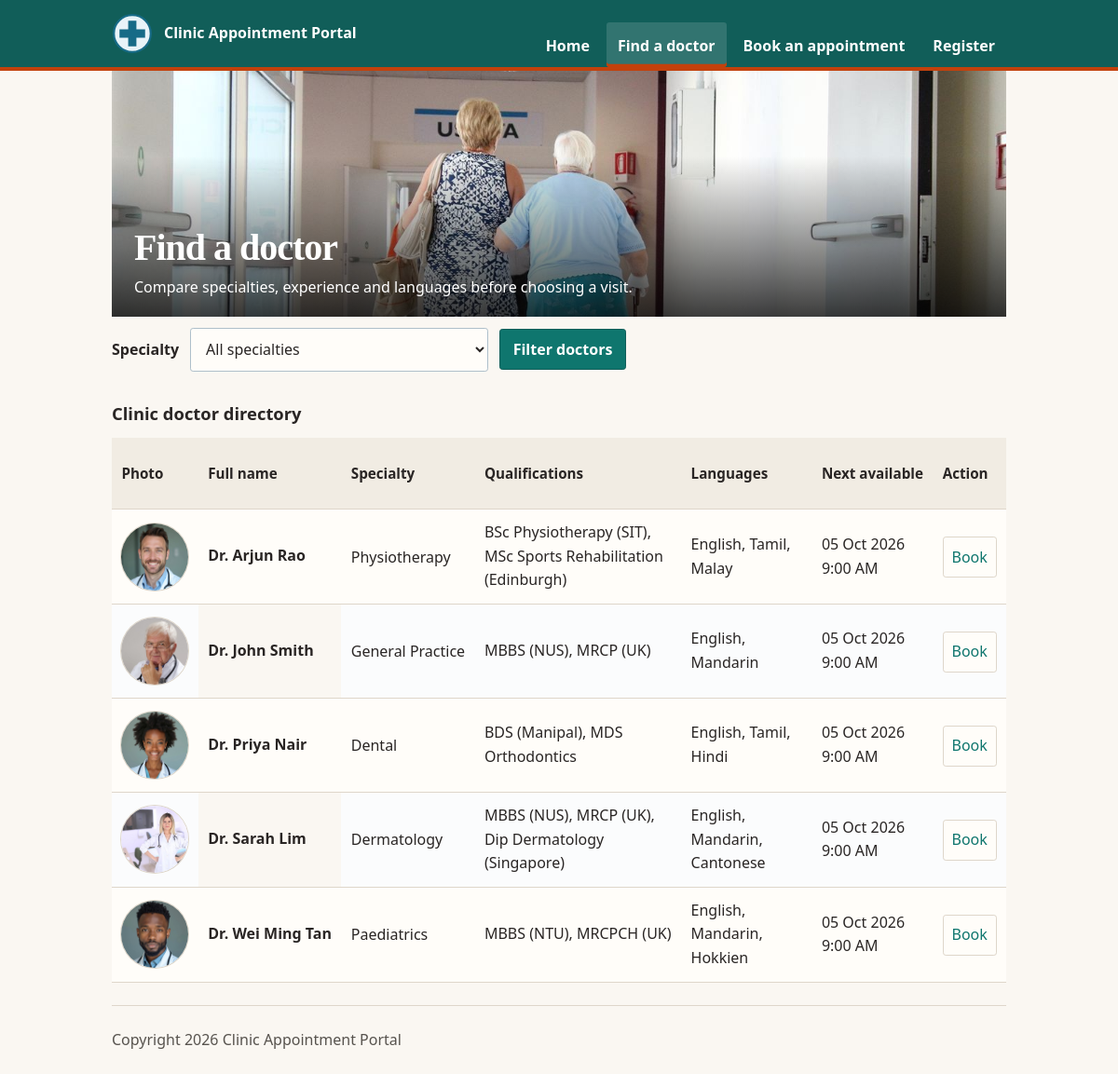
Page /clinic-base/doctors.php on the committed database.
### tables this page shows
CREATE TABLE `doctor` (
  `DoctorID` INT NOT NULL AUTO_INCREMENT,
  `FullName` VARCHAR(100) NOT NULL,
  `User` VARCHAR(100) NOT NULL,
  `HashPass` VARCHAR(255) NOT NULL,
  `Email` VARCHAR(100) NOT NULL,
  `Specialty` VARCHAR(80) DEFAULT NULL,
  `Qualifications` VARCHAR(255) DEFAULT NULL,
  `Languages` VARCHAR(120) DEFAULT NULL,
  `WriteUp` MEDIUMTEXT DEFAULT NULL,
  `ImageURL` VARCHAR(255) DEFAULT NULL,
  PRIMARY KEY (`DoctorID`),
  UNIQUE KEY `uq_doctor_user` (`User`),
  UNIQUE KEY `uq_doctor_email` (`Email`)
);

### clinic-base/lib/helpers.php (called while the page is built, shortened)
<?php
function e(mixed $s): string
{
    return htmlspecialchars($s ?? '', ENT_QUOTES, 'UTF-8');
}
function base_path(): string
{
    static $base = null;
    if ($base !== null) {
        return $base;
    }
    $base = '';
    $script = str_replace('\\', '/', (string) ($_SERVER['SCRIPT_NAME'] ?? ''));
    $file = realpath((string) ($_SERVER['SCRIPT_FILENAME'] ?? ''));
    $root = realpath(dirname(__DIR__));
    $inApp = str_replace('\\', '/', substr($file, strlen($root)));
    if ($inApp !== '' && strcasecmp(substr($script, -strlen($inApp)), $inApp) === 0) {
        $base = rtrim(substr($script, 0, -strlen($inApp)), '/');
    }
    return $base;
}
function url(string $path): string
{
    return base_path() . $path;
}
function app_request_uri(): string
{
    $uri = (string) ($_SERVER['REQUEST_URI'] ?? '/');
    $base = base_path();
    if ($base !== '' && strncasecmp($uri, $base, strlen($base)) === 0) {
        $uri = substr($uri, strlen($base));
    }
    return $uri === '' ? '/' : $uri;
}
function fmt_date(?string $value): string
{
    $timestamp = strtotime($value);
    return $timestamp === false ? '' : date('d M Y', $timestamp);
}
function fmt_time(?string $value): string
{
    $timestamp = strtotime($value);
    return $timestamp === false ? '' : date('g:i A', $timestamp);
}

### clinic-base/lib/db.php (called while the page is built, shortened)
<?php
function db(): PDO
{
    static $connection;
    if (!$connection instanceof PDO) {
        $dsn = 'mysql:host=' . DB_HOST
            . ';dbname=' . DB_NAME
            . ';charset=utf8mb4';
        $connection = new PDO($dsn, DB_USER, DB_PASS, [
            PDO::ATTR_ERRMODE => PDO::ERRMODE_EXCEPTION,
            PDO::ATTR_DEFAULT_FETCH_MODE => PDO::FETCH_ASSOC,
            PDO::ATTR_EMULATE_PREPARES => false,
            PDO::MYSQL_ATTR_INIT_COMMAND => "SET time_zone = '" . (new DateTimeImmutable())->format('P') . "'",
        ]);
    }
    return $connection;
}
function q(string $sql, array $params = []): PDOStatement
{
    $statement = db()->prepare($sql);
    $statement->execute($params);
    return $statement;
}
function q_all(string $sql, array $params = []): array
{
    return q($sql, $params)->fetchAll();
}

### clinic-base/models/doctors.php (called while the page is built, shortened)
<?php
require_once dirname(__DIR__) . DIRECTORY_SEPARATOR . 'lib' . DIRECTORY_SEPARATOR . 'db.php';
function all_doctors(?string $specialty = null): array
{
    $sql = 'SELECT `DoctorID`, `FullName`, `Specialty`, `Qualifications`, `Languages`, `WriteUp`, `ImageURL`
                , (SELECT MIN(`SlotDateTime`)
                   FROM `slots`
                   WHERE `slots`.`DoctorID` = `doctor`.`DoctorID`
                     AND `slots`.`Status` = \'Available\'
                     AND `slots`.`SlotDateTime` >= NOW()) AS `NextAvailable`
            FROM `doctor`';
    $params = [];
    $sql .= ' ORDER BY `FullName`';
    return q_all($sql, $params);
}
function all_specialties(): array
{
    return q_all(
        'SELECT DISTINCT `Specialty`
         FROM `doctor`
         WHERE `Specialty` IS NOT NULL
         ORDER BY `Specialty`'
    );
}

### clinic-base/doctors.php (the view, shortened to what this page needs)
<?php
require_once __DIR__ . DIRECTORY_SEPARATOR . 'lib' . DIRECTORY_SEPARATOR . 'helpers.php';
require_once __DIR__ . DIRECTORY_SEPARATOR . 'models' . DIRECTORY_SEPARATOR . 'doctors.php';
$specialties = all_specialties();
$specialtyOptions = array_values(array_filter(
    array_map(
        static fn (array $specialty): string => trim((string) ($specialty['Specialty'] ?? '')),
        $specialties
    ),
    static fn (string $specialty): bool => $specialty !== ''
));
$selectedSpecialty = isset($_GET['specialty']) && is_string($_GET['specialty'])
    ? trim($_GET['specialty'])
    : '';
$doctors = all_doctors($selectedSpecialty !== '' ? $selectedSpecialty : null);
require __DIR__ . DIRECTORY_SEPARATOR . 'partials' . DIRECTORY_SEPARATOR . 'header.php';
require __DIR__ . DIRECTORY_SEPARATOR . 'partials' . DIRECTORY_SEPARATOR . 'nav.php';
?>
<main>
    <section class="doctor-directory-intro" aria-labelledby="doctor-directory-heading">
        <div class="photo-banner doctor-directory-banner">
            <img src="<?= e(url('/assets/img/Clinic_Assisting_Elderly_woman.jpg')) ?>" width="1280" height="853" loading="eager" decoding="async" alt="Clinic staff assisting an older patient" class="hero-image">
            <div class="photo-caption">
                <h1 id="doctor-directory-heading">Find a doctor</h1>
                <p class="doctor-directory-subtitle">Compare specialties, experience and languages before choosing a visit.</p>
            </div>
        </div>
<?php if ($specialtyOptions !== []): ?>
    <form class="specialty-filter" method="get" action="<?= e(url('/doctors.php')) ?>">
        <label for="specialty">Specialty</label>
        <select id="specialty" name="specialty">
            <option value="">All specialties</option>
        </select>
        <button type="submit">Filter doctors</button>
    </form>
<?php endif; ?>
    </section>
    <div class="table-scroll" role="region" aria-label="Doctor directory" tabindex="0">
    <table class="doctor-directory">
        <caption>Clinic doctor directory</caption>
        <colgroup>
            <col class="doctor-column-photo">
            <col class="doctor-column-name">
            <col class="doctor-column-specialty">
            <col class="doctor-column-qualifications">
            <col class="doctor-column-languages">
            <col class="doctor-column-next">
            <col class="doctor-column-action">
        </colgroup>
        <thead>
            <tr>
                <th scope="col">Photo</th>
                <th scope="col">Full name</th>
                <th scope="col">Specialty</th>
                <th scope="col">Qualifications</th>
                <th scope="col">Languages</th>
                <th scope="col">Next available</th>
                <th scope="col">Action</th>
            </tr>
        </thead>
        <tbody>
<?php if ($doctors === []): ?>
            <tr class="empty-state">
                <td colspan="7">No doctors match that specialty</td>
            </tr>
<?php else: ?>
<?php foreach ($doctors as $doctor):
    $doctorId = (int) ($doctor['DoctorID'] ?? 0);
    $image = trim((string) ($doctor['ImageURL'] ?? ''));
    $image = $image === '' ? '/assets/img/clinic-logo.svg' : '/' . ltrim($image, '/');
    $nextAvailable = $doctor['NextAvailable'] ?? null;
?>
            <tr>
                <td>
                    <img src="<?= e(url($image)) ?>" alt="Photo of <?= e((string) ($doctor['FullName'] ?? 'doctor')) ?>" class="doctor-photo">
                </td>
                <th scope="row"><a href="<?= e(url('/doctor.php?id=' . $doctorId)) ?>"><?= e((string) ($doctor['FullName'] ?? '')) ?></a></th>
                <td><?= e((string) ($doctor['Specialty'] ?? 'Not listed')) ?></td>
                <td><?= e((string) ($doctor['Qualifications'] ?? 'Not listed')) ?></td>
                <td><?= e((string) ($doctor['Languages'] ?? 'Not listed')) ?></td>
                <td class="doctor-next-available">
<?php if ($nextAvailable !== null): ?>
                    <span><?= e(fmt_date((string) $nextAvailable)) ?></span>
                    <span><?= e(fmt_time((string) $nextAvailable)) ?></span>
<?php else: ?>
                    Not available
<?php endif; ?>
                </td>
                <td><a class="doctor-directory-book" href="<?= e(url('/book.php?doctor_id=' . $doctorId)) ?>">Book</a></td>
            </tr>
<?php endforeach; ?>
<?php endif; ?>
        </tbody>
    </table>
    </div>
</main>
<?php
require __DIR__ . DIRECTORY_SEPARATOR . 'partials' . DIRECTORY_SEPARATOR . 'footer.php';

### clinic-base/assets/tokens.css (style rules this page uses)
:root { --c-ink: #292524; --c-muted: #57534e; --c-paper: #fffdf9; --c-surface: #faf7f2; --c-surface-band: #f1ece3; --c-surface-tile: #fffefa; --c-line: #ded6ca; --c-primary: #0f766e; --c-primary-dark: #115e59; --c-button-background: var(--c-primary); --c-button-background-hover: var(--c-primary-dark); --c-button-foreground: #ffffff; --c-accent: #c2410c; --c-success: #166534; --c-danger: #b91c1c; --c-danger-hover: #991b1b; --shadow-doctor-tile: 0 0.35rem 1rem rgba(41, 37, 36, 0.10); --radius-control: 0.2rem; --radius-tile: 0.45rem; --radius-section: 0; --page-width: calc(100% - 2rem); }
@media (min-width: 64rem) { :root { --page-width: 80vw; } }

### clinic-base/assets/css/style.css (style rules this page uses)
.specialty-filter { display: flex; flex-wrap: wrap; align-items: center; justify-content: flex-start; gap: 0.5rem 0.75rem; margin: 0 0 0.75rem; }
.specialty-filter label { margin: 0; }
.specialty-filter select { width: min(20rem, 100%); }
.specialty-filter button { min-height: 2.75rem; padding: 0.45rem 0.85rem; }
.table-scroll { max-width: 100%; overflow-x: auto; }
.doctor-directory { width: 100%; table-layout: auto; }
.doctor-directory caption { padding: 0.75rem 0; font-size: 1.15rem; }
.doctor-directory th, .doctor-directory td { padding: 0.75rem 0.65rem; vertical-align: middle; overflow-wrap: normal; }
.doctor-directory thead th { background: var(--c-surface-band); color: var(--c-ink); font-size: 0.95rem; font-weight: 700; text-transform: none; letter-spacing: normal; }
.doctor-directory tbody th[scope="row"] { background: transparent; color: var(--c-ink); font-size: 1rem; font-weight: 700; text-transform: none; letter-spacing: normal; white-space: nowrap; }
.doctor-directory tbody th[scope="row"] a { color: var(--c-ink); text-decoration: none; }
.doctor-directory tbody td:nth-child(3), .doctor-directory tbody td:nth-child(6), .doctor-directory tbody td:nth-child(7), .doctor-directory thead th:nth-child(3), .doctor-directory thead th:nth-child(6), .doctor-directory thead th:nth-child(7) { white-space: nowrap; }
.doctor-directory thead th { line-height: 3.25rem; }
.doctor-directory tbody td:nth-child(3), .doctor-directory tbody td:nth-child(7) { line-height: 4.75rem; }
.doctor-directory .doctor-photo { display: block; flex: none; width: 4.5rem; min-width: 4.5rem; height: 4.5rem; aspect-ratio: 1; border: 0; border-radius: 50%; box-shadow: 0 0 0 1px var(--c-line); object-fit: cover; object-position: top; }
.doctor-directory tbody tr:nth-child(even) { background: var(--c-surface); }
.doctor-next-available span { display: block; white-space: nowrap; }
.doctor-directory-book { display: inline-flex; min-width: 2.75rem; height: 2.75rem; min-height: 2.75rem; align-items: center; justify-content: center; border: 1px solid var(--c-line); border-radius: var(--radius-control); padding-inline: 0.55rem; line-height: 1.2; color: var(--c-primary-dark); background: var(--c-paper); text-decoration: none; }

### rows in the picture
doctor: ImageURL (picture), FullName "Dr. Arjun Rao", Specialty "Physiotherapy", Qualifications "BSc Physiotherapy (SIT), MSc Sports Rehabilitation (Edinburgh)", Languages "English, Tamil, Malay", nextAvailable "05 Oct 2026", nextAvailable "9:00 AM"
doctor: ImageURL (picture), FullName "Dr. John Smith", Specialty "General Practice", Qualifications "MBBS (NUS), MRCP (UK)", Languages "English, Mandarin", nextAvailable "05 Oct 2026", nextAvailable "9:00 AM"
doctor: ImageURL (picture), FullName "Dr. Priya Nair", Specialty "Dental", Qualifications "BDS (Manipal), MDS Orthodontics", Languages "English, Tamil, Hindi", nextAvailable "05 Oct 2026", nextAvailable "9:00 AM"
doctor: ImageURL (picture), FullName "Dr. Sarah Lim", Specialty "Dermatology", Qualifications "MBBS (NUS), MRCP (UK), Dip Dermatology (Singapore)", Languages "English, Mandarin, Cantonese", nextAvailable "05 Oct 2026", nextAvailable "9:00 AM"
doctor: ImageURL (picture), FullName "Dr. Wei Ming Tan", Specialty "Paediatrics", Qualifications "MBBS (NTU), MRCPCH (UK)", Languages "English, Mandarin, Hokkien", nextAvailable "05 Oct 2026", nextAvailable "9:00 AM"

### other values in the picture
$link['label'] "Home"
$link['label'] "Find a doctor"
$link['label'] "Book an appointment"
$link['label'] "Register"
